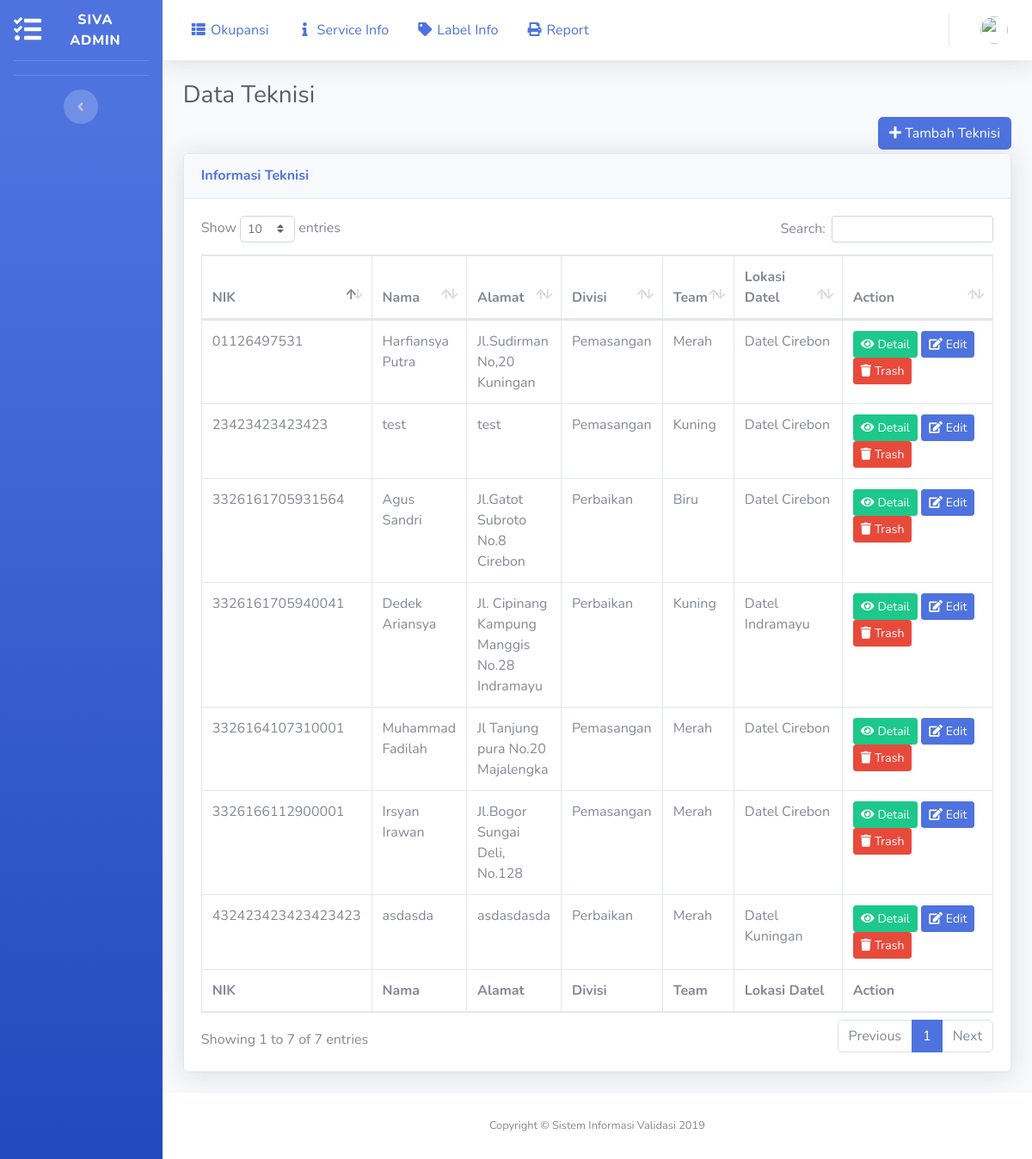
Screenshot of /index.php/admin/teknisi with the database file from the repository.
### tables this page shows
CREATE TABLE `teknisi` (
  `id_teknisi` int(11) NOT NULL AUTO_INCREMENT,
  `email` varchar(128) DEFAULT NULL,
  `nik` varchar(60) NOT NULL,
  `nm_teknisi` varchar(100) NOT NULL,
  `alamat` varchar(150) NOT NULL,
  `divisi` varchar(50) NOT NULL,
  `team` varchar(50) NOT NULL,
  `id_datel` int(11) NOT NULL,
  PRIMARY KEY (`id_teknisi`),
  UNIQUE KEY `nik` (`nik`)
);

CREATE TABLE `datel` (
  `id_datel` int(11) NOT NULL AUTO_INCREMENT,
  `nm_datel` varchar(50) NOT NULL,
  `lokasi` varchar(100) NOT NULL,
  `kakandatel` varchar(50) NOT NULL,
  `status` varchar(30) NOT NULL,
  PRIMARY KEY (`id_datel`)
);

### application/controllers/Admin.php (called while the page is built, shortened)
<?php
class Admin extends CI_Controller
{
    public function __construct()
    {
        $this->load->model('Admin_model');
        $this->load->library('Googlemaps');
    }
    public function teknisi()
    {
        $data['title'] = 'Teknisi';
        $email = $this->session->userdata('email');
        $data['user'] = $this->Admin_model->getUserByMail($email);
        $data['teknisi'] = $this->Admin_model->getTeknisi();
        $data['datel'] = $this->Admin_model->getDatel();
        $this->load->view('templates/header', $data);
        $this->load->view('templates/sidebar', $data);
        $this->load->view('templates/topbar', $data);
        $this->load->view('admin/teknisi', $data);
        $this->load->view('templates/footer');
    }
}

### index.php (called while the page is built, shortened)
<?php
require_once BASEPATH.'core/CodeIgniter.php';

### application/models/Admin_model.php (called while the page is built, shortened)
<?php
class Admin_model extends CI_Model
{
    public function getTeknisi()
    {
        $this->db->select('*');
        $this->db->from('teknisi');
        $this->db->join('datel', 'datel.id_datel = teknisi.id_datel');
        return $this->db->get()->result_array();
    }
}

### application/views/admin/teknisi.php (the view, shortened to what this page needs)
<div class="container-fluid">
    <h1 class="h3 mb-2 text-gray-800">Data Teknisi</h1>
    <div class="row">
        <div class="col">
            <button type="button" class="btn btn-primary tambahTeknisi float-right mb-1" data-toggle="modal" data-target="#tambahData"><i class="fa fa-plus" id="tambahTeknisi"></i>
                Tambah Teknisi
            </button>
        </div>
    </div>
    <div class="card shadow mb-4">
        <div class="card-header py-3">
            <h6 class="m-0 font-weight-bold text-primary">Informasi Teknisi</h6>
        </div>
        <div class="card-body">
            <div class="table-responsive">
                <table class="table table-bordered" id="dataTable" width="100%" cellspacing="0">
                    <thead>
                        <tr>
                            <th>NIK</th>
                            <th>Nama</th>
                            <th>Alamat</th>
                            <th>Divisi</th>
                            <th>Team</th>
                            <th>Lokasi Datel</th>
                            <th>Action</th>
                        </tr>
                    </thead>
                    <tfoot>
                        <tr>
                            <th>NIK</th>
                            <th>Nama</th>
                            <th>Alamat</th>
                            <th>Divisi</th>
                            <th>Team</th>
                            <th>Lokasi Datel</th>
                            <th>Action</th>
                        </tr>
                    </tfoot>
                    <tbody>
                        <?php foreach ($teknisi as $row) : ?>
                            <tr>
                                <td><?= $row['nik'] ?></td>
                                <td><?= $row['nm_teknisi'] ?></td>
                                <td><?= $row['alamat'] ?></td>
                                <td><?= $row['divisi'] ?></td>
                                <td><?= $row['team'] ?></td>
                                <td style="width: 120px;"><?= $row['nm_datel'] ?></td>
                                <td style="width: 215px;" class="justify-content-center">
                                    <a href="javascript:" class="btn btn-sm btn-success detailsModal" data-toggle="modal" data-target="#Details" data-id="<?= $row['id_teknisi'];?>" data-url="<?= base_url('admin/teknisi_detailJson?id='.$row['id_teknisi']);?>"><span class="fas fa-eye mr-1"></span>Detail</a>
                                    <a href="javascript:" class="btn btn-sm btn-primary editModal" data-toggle="modal" data-target="#tambahData" data-id="<?= $row['id_teknisi'];?>" data-url="<?= base_url('admin/getJsonTeknisi?id='.$row['id_teknisi']);?>"><span class="fa fa-edit mr-1"></span>Edit</a>
                                    <a href="<?= base_url('admin/delete_teknisi?id=') . $row['id_teknisi'] ?>" class="btn btn-sm btn-danger delete"><span class="fa fa-trash mr-1"></span>Trash</a>
                                </td>
                            </tr>
                        <?php endforeach; ?>
                    </tbody>
                </table>
            </div>
        </div>
    </div>
</div>

### application/views/templates/header.php (shortened to what this page needs)
<!DOCTYPE html>
<html lang="en">
<head>
    <link href="<?= base_url('assets/'); ?>vendor/fontawesome-free/css/all.min.css" rel="stylesheet" type="text/css">
    <link href="<?= base_url('assets/'); ?>css/sb-admin-2.min.css" rel="stylesheet">
    <link href="<?= base_url('assets/'); ?>css/bootstrap-datepicker.min.css" rel="stylesheet">
    <link href="<?= base_url('assets/') ?>vendor/datatables/dataTables.bootstrap4.min.css" rel="stylesheet">
</head>
<body id="page-top">
    <div id="wrapper">

### application/views/templates/sidebar.php (shortened to what this page needs)
<ul class="navbar-nav bg-gradient-primary sidebar sidebar-dark accordion" id="accordionSidebar">
    <a class="sidebar-brand d-flex align-items-center justify-content-center" href="index.html">
        <div class="sidebar-brand-icon">
            <i class="fas fa-tasks"></i>
        </div>
        <div class="sidebar-brand-text mx-3">SIVA Admin</div>
    </a>
    <hr class="sidebar-divider">
    <hr class="sidebar-divider d-none d-md-block">
    <div class="text-center d-none d-md-inline">
        <button class="rounded-circle border-0" id="sidebarToggle"></button>
    </div>
</ul>

### application/views/templates/topbar.php (shortened to what this page needs)
<div id="content-wrapper" class="d-flex flex-column">
  <div id="content">
    <nav class="navbar navbar-expand navbar-light bg-white topbar mb-4 static-top shadow">
      <li class="nav">
      <a class="nav-link" href="#">
      <i class="fas fa-fw fa-th-list"></i>
      <span>Okupansi</span></a>
      </li>
      <li class="nav">
      <a class="nav-link" href="#">
      <i class="fas fa-fw fa-info"></i>
      <span>Service Info</span></a>
      </li>
      <li class="nav">
      <a class="nav-link" href="#">
      <i class="fas fa-fw fa-tag"></i>
      <span>Label Info</span></a>
      </li>
      <li class="nav">
      <a class="nav-link" href="#">
      <i class="fas fa-fw fa-print"></i>
      <span>Report</span></a>
      </li>
      <ul class="navbar-nav ml-auto">
        <li class="nav-item dropdown no-arrow">
          <a class="nav-link dropdown-toggle" href="#" id="userDropdown" role="button" data-toggle="dropdown" aria-haspopup="true" aria-expanded="false">
            <img class="img-profile rounded-circle" src="<?= base_url('assets/img/profile/'.$user['image']);?>">
          </a>
        </li>
      </ul>
    </nav>

### application/views/templates/footer.php (shortened to what this page needs)
<footer class="sticky-footer bg-white">
    <div class="container my-auto">
        <div class="copyright text-center my-auto">
            <span>Copyright &copy; Sistem Informasi Validasi <?= date('Y'); ?></span>
        </div>
    </div>
</footer>
</div>
</div>
</body>
</html>

### rows the page displays
teknisi: nik "3326161705931564", nm_teknisi "Agus Sandri", alamat "Jl.Gatot Subroto No.8 Cirebon", divisi "Perbaikan", team "Biru", id_datel.nm_datel "Datel Cirebon"
teknisi: nik "01126497531", nm_teknisi "Harfiansya Putra", alamat "Jl.Sudirman No,20 Kuningan", divisi "Pemasangan", team "Merah", id_datel.nm_datel "Datel Cirebon"
teknisi: nik "3326164107310001", nm_teknisi "Muhammad Fadilah", alamat "Jl Tanjung pura No.20 Majalengka", divisi "Pemasangan", team "Merah", id_datel.nm_datel "Datel Cirebon"
teknisi: nik "3326161705940041", nm_teknisi "Dedek Ariansya", alamat "Jl. Cipinang Kampung Manggis No.28 Indramayu", divisi "Perbaikan", team "Kuning", id_datel.nm_datel "Datel Indramayu"
teknisi: nik "3326166112900001", nm_teknisi "Irsyan Irawan", alamat "Jl.Bogor Sungai Deli, No.128", divisi "Pemasangan", team "Merah", id_datel.nm_datel "Datel Cirebon"
teknisi: nik "23423423423423", nm_teknisi "test", alamat "test", divisi "Pemasangan", team "Kuning", id_datel.nm_datel "Datel Cirebon"
teknisi: nik "432423423423423423", nm_teknisi "asdasda", alamat "asdasdasda", divisi "Perbaikan", team "Merah", id_datel.nm_datel "Datel Kuningan"
